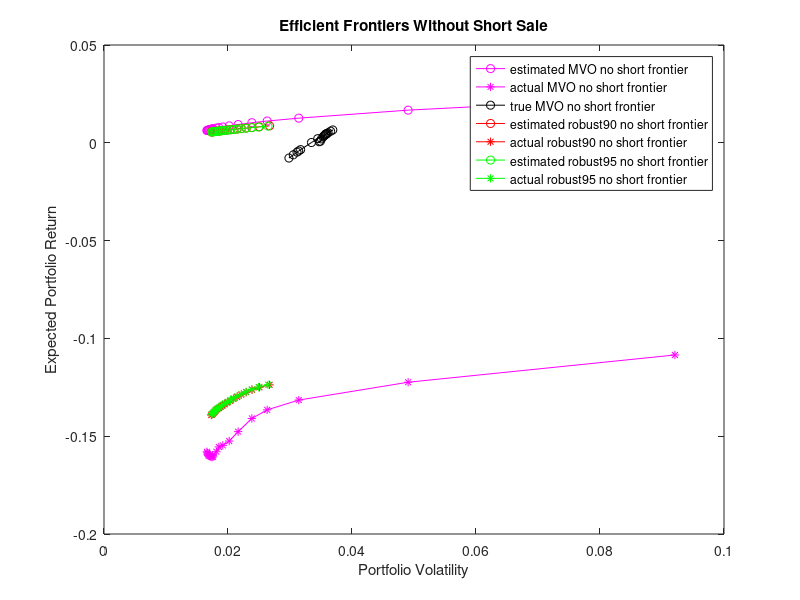

This chart was generated by the following MATLAB code:
% Efficient Frontiers Without Short Sale Case

clc;clear;

% Define required parameters
mu_est = csvread('mu.csv',1,1);                % expected monthly return obtained from 12,30,2004 to 9,30,2008(estimated parameters)
mu_real = csvread('oct_asset_return.csv',1,1); % realized monthly return at oct,2008
Q = csvread('Q.csv',1,1);                      % covariance obtained from 12,30,2004 to 9,30,2008
x0 = repmat(0.05,20,1);                        % initial guess of assest weights in portfolio

% Define robust MVO related parameters
T = 45;                                        % sample size of observations 
theta = diag(diag(Q)) / T;                     % measure of uncertainty
confidence_90 = sqrt(chi2inv(0.90,20));        % distance between estimated and true mu at 90% confidence interval
confidence_95 = sqrt(chi2inv(0.95,20));        % distance between estimated and true mu at 95% confidence interval

% A, b: Inequality constraints (<)
A = []; b = [];

% Aeq, beq: Equality constraints
Aeq = ones(1,20);        
beq = 1;

% lb, ub: parameter bounds
lb_without_short = zeros(20,1); % without short selling
ub = Inf(20,1);

% Define lambda
num_lambda = 20;                             % number of chosen lambda
lambda = linspace(0.04,40,num_lambda);       % lambda range


% Initiate portfolio volatilities and returns for MVO and Robust MVO efficient frontiers:
vol_est_no_short_MVO = zeros(num_lambda,1);       % portfolio volatility
P_return_est_no_short_MVO = zeros(num_lambda,1);  % portfolio return

vol_act_no_short_MVO = zeros(num_lambda,1);
P_return_act_no_short_MVO = zeros(num_lambda,1);

vol_true_no_short_MVO =  zeros(num_lambda,1);
P_return_true_no_short_MVO = zeros(num_lambda,1);

vol_est_no_short_robust90_MVO = zeros(num_lambda,1);
P_return_est_no_short_robust90_MVO = zeros(num_lambda,1);

vol_act_no_short_robust90_MVO = zeros(num_lambda,1);
P_return_act_no_short_robust90_MVO = zeros(num_lambda,1);

vol_est_no_short_robust95_MVO = zeros(num_lambda,1);
P_return_est_no_short_robust95_MVO = zeros(num_lambda,1);

vol_act_no_short_robust95_MVO = zeros(num_lambda,1);
P_return_act_no_short_robust95_MVO = zeros(num_lambda,1);


for i=1:num_lambda
    
    % objective function for estimated and actual MVO frontier
    obj = @(x) lambda(i) * x'*Q*x - mu_est'*x;    
    % solve for portfolio weights
    MVO_without_short = fmincon(obj, x0, A, b, Aeq, beq, lb_without_short, ub);

    % estimated MVO no short frontier 
    vol_est_no_short_MVO(i,1) = sqrt(MVO_without_short' * Q * MVO_without_short);
    P_return_est_no_short_MVO(i,1) = mu_est' * MVO_without_short;
    
    % actual MVO no short frontier
    vol_act_no_short_MVO(i,1) = vol_est_no_short_MVO(i,1);
    P_return_act_no_short_MVO(i,1) = mu_real' * MVO_without_short;
    
    % objective function for true MVO frontier
    obj = @(x) lambda(i) * x'*Q*x - mu_real'*x; 
    % solve for portfolio weights
    MVO_without_short = fmincon(obj, x0, A, b, Aeq, beq, lb_without_short, ub);

    % true MVO no short frontier
    vol_true_no_short_MVO(i,1) = sqrt(MVO_without_short' * Q * MVO_without_short);
    P_return_true_no_short_MVO(i,1) = mu_real' * MVO_without_short;

    % objective function for estimated and actual robust MVO with 90% confidence interval
    obj_90 = @(x) lambda(i) * x'*Q*x - mu_est'*x + confidence_90*sqrt(x'*theta*x);
    % solve for portfolio weights (no short case)
    RMVO_90_without_short = fmincon(obj_90, x0, A, b, Aeq, beq, lb_without_short, ub);

    % estimated robust MVO with 90% confidence interval no short frontier
    vol_est_no_short_robust90_MVO(i,1) = sqrt(RMVO_90_without_short' * Q * RMVO_90_without_short);
    P_return_est_no_short_robust90_MVO(i,1) = mu_est' * RMVO_90_without_short;
    
    % actual robust MVO with 90% confidence interval no short frontier 
    vol_act_no_short_robust90_MVO(i,1) = vol_est_no_short_robust90_MVO(i,1);
    P_return_act_no_short_robust90_MVO(i,1) = mu_real' * RMVO_90_without_short;
    
    % objective function for estimated and actual robust MVO with 95% confidence interval
    obj_95 = @(x) lambda(i) * x'*Q*x - mu_est'*x + confidence_95*sqrt(x'*theta*x);
    % solve for portfolio weights (no short case)
    RMVO_95_without_short = fmincon(obj_95, x0, A, b, Aeq, beq, lb_without_short, ub);

    % estimated robust MVO with 95% confidence interval no short frontier 
    vol_est_no_short_robust95_MVO(i,1) = sqrt(RMVO_95_without_short' * Q * RMVO_95_without_short);
    P_return_est_no_short_robust95_MVO(i,1) = mu_est' * RMVO_95_without_short;
    
    % actual robust MVO with 95% confidence interval no short frontier 
    vol_act_no_short_robust95_MVO(i,1) = vol_est_no_short_robust95_MVO(i,1);
    P_return_act_no_short_robust95_MVO(i,1) = mu_real' * RMVO_95_without_short;     

end   


% plot for no short efficient frontiers
plot(vol_est_no_short_MVO, P_return_est_no_short_MVO, 'm-o', vol_act_no_short_MVO, P_return_act_no_short_MVO, 'm-*', vol_true_no_short_MVO, P_return_true_no_short_MVO, 'k-o', vol_est_no_short_robust90_MVO, P_return_est_no_short_robust90_MVO, 'r-o', vol_act_no_short_robust90_MVO, P_return_act_no_short_robust90_MVO, 'r-*', vol_est_no_short_robust95_MVO, P_return_est_no_short_robust95_MVO, 'g-o', vol_act_no_short_robust95_MVO, P_return_act_no_short_robust95_MVO, 'g-*')
legend('estimated MVO no short frontier', 'actual MVO no short frontier', 'true MVO no short frontier', 'estimated robust90 no short frontier', 'actual robust90 no short frontier', 'estimated robust95 no short frontier', 'actual robust95 no short frontier')
ylabel('Expected Portfolio Return')
xlabel('Portfolio Volatility')
title('Efficient Frontiers Without Short Sale')